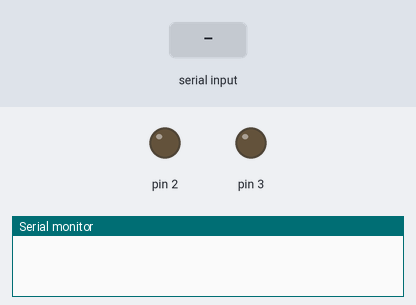
This sketch was run on a simulated Arduino Mega 2560, built with avr-gcc and run on an emulated ATmega2560. Parts: output pins drawn as LEDs (lit = HIGH), the last lines printed to the serial monitor. The inputs (shaded band) are chosen by the test bench. The modem accepts every AT command (registered, SIM ready, sends succeed) and sends nothing else.

Above: at 1.1 s.
At 6.3 s:
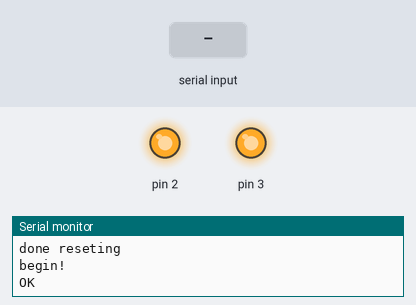
6.4 s: "90,45\n" received over the second serial link
At 11.7 s:
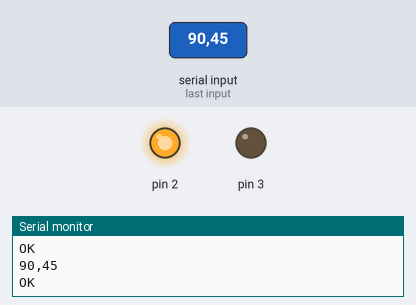
15.6 s: "5\n" received over the second serial link
Timing chart, 0 to 63.7 s (numbered marks = the images above; inputs shaded):
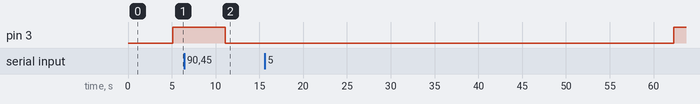

The sketch:

smartbin.ino
```cpp
#include <SoftwareSerial.h>

SoftwareSerial sim(10, 11);

int wait= 100;

int baudrate[] = {4800,9600,38400, 57600,74880,115200,230400,250000, 500000, 1000000, 2000000 };

int baudrate1= 2400;

int a =0;
void setup() {
  // put your setup code here, to run once:
  Serial.begin(9600);
  sim.begin(38400);
  // Serial.println("baurate is "+ baudrate1);


  delay(1000);
  pinMode(2, OUTPUT);
   pinMode(3, OUTPUT);
  digitalWrite(2, LOW);
    digitalWrite(3, LOW);
  delay(2000);
  Serial.println("reseting sim800l module...1");

  digitalWrite(2, HIGH); delay(2000);
  Serial.println("done reseting ");


      sim.println("AT");
  delay(100);
   Serial.println("begin!");
  while(sim.available())
  {
    Serial.write(sim.read());
  }

}

void loop() {
  // put your main code here, to run repeatedly:
    digitalWrite(3, HIGH);
    delay(2000);
    sim.println("AT+CMEE=2");
  delay(4000);
  // Serial.println("GPRS is OFF!");
  while (sim.available())
  {
    Serial.write(sim.read());
  }
      digitalWrite(3, LOW);
    delay(2000);
            sim.println("AT+CSQ=?");  //AT+CBAND?
  delay(1000);
  // Serial.println("GPRS is OFF!");
  while(sim.available())
  {
    Serial.write(sim.read());
  }

              sim.println("AT+CBAND?");  //
  delay(1000);
  // Serial.println("GPRS is OFF!");
  while(sim.available())
  {
    Serial.write(sim.read());
  }
              sim.println("AT+CBAND=DCS_MODE");  //AT+CBAND?
  delay(1000);
  // Serial.println("GPRS is OFF!");
  while(sim.available())
  {
    Serial.write(sim.read());
  }
  for(int i=0; i<3; i++)
  {
  sim.println("AT+CGATT=1");
  delay(wait);
  while (sim.available())
  {
    Serial.write(sim.read());
  }
  wait= wait+500;
  delay(wait);
  }
  sim.println("AT+SAPBR=3,1,\"CONTYPE\",\"GPRS\"");
  delay(1000);
  while (sim.available())
  {
    Serial.write(sim.read());
  }

  sim.println("AT+SAPBR=3,1,\"APN\",\"internet\"");
  delay(5000);
  while (sim.available())
  {
    Serial.write(sim.read());
  }

  sim.println("AT+SAPBR=1,1");
  delay(10000);
  while (sim.available())
  {
    Serial.write(sim.read());
  }
  sim.println("AT+SAPBR=2,1");
  delay(10000);
  while (sim.available())
  {
    Serial.write(sim.read());
  }

  sim.println("AT+HTTPINIT");
  delay(2000);
  while (sim.available())
  {
    Serial.write(sim.read());
  }

  sim.print("AT+HTTPPARA=\"URL\",\"http://ghatolls.com/testing.php?value=");
  sim.print("arduino");
  sim.println("\"");
  delay(1000);
  while (sim.available())
  {
    Serial.write(sim.read());
  }

  sim.println("AT+HTTPACTION=0");
  delay(8000);
  while (sim.available())
  {
    Serial.write(sim.read());
  }
  sim.println("AT+HTTPACTION=0,20");
  delay(3000);
  while (sim.available())
  {
    Serial.write(sim.read());
  }
  sim.println("AT+HTTPTERM");
  delay(1000);
  while (sim.available())
  {
    Serial.write(sim.read());
  }
wait = 100;

  baudrate1= baudrate[a];
  a++;
}
```
